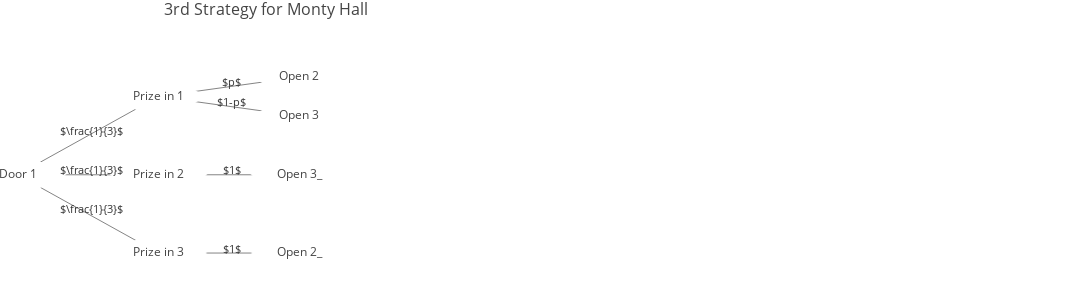

The cell this chart's notebook holds for it:
### Markdown cell above
### The Monty Hall Problem

This is a much discussed puzzle, based on an old American game show. You are told that a prize is equally likely to be found behind any one of three closed doors in front of you. You point to one of the doors. A friend opens for you one of the remaining two doors, after making sure that the prize is not behind it. At this point, you can stick to your initial choice, or switch to the other unopened door. You win the prize if it lies behind your final choice of a door. Consider the following strategies:

- Stick to your initial choice.

- Switch to the other unopened door.

- You first point to door 1. If door 2 is opened, you do not switch. If door 3 is opened, you switch.

Which is the best strategy?

Answer:

1st pick is right: $P =\frac{1}{3}$

1st pick is wrong: $P =1-\frac{1}{3} = \frac{2}{3}$

Regarding the first 2 points, switching is better because there's more probability of being wrong in the first pick.

For the 3rd point, a tree is drawn showing the branches of picking door 1 first:

### Code cell
#Create tree
door_nodes = {0:('Door 1',[1,4,6]), 1:('Prize in 1',[2,3]), 
              2:('Open 2',None), 3:('Open 3',None), 4:('Prize in 2',[5]),
              5:('Open 3_',None), 6:('Prize in 3',[7]), 7:('Open 2_',None)}#Underscore= node names can't be repeated

door_edges_labls = {'01':r'$\frac{1}{3}$','04':r'$\frac{1}{3}$','06':r'$\frac{1}{3}$','12':'$p$',
                   '13':'$1-p$','45':'$1$','67':'$1$'}

door_tree = TreeGraph(orientation='h',root=door_nodes[0][0],spread=0.5,gap=0.08,
              nodes=door_nodes,edge_weights=None,edge_labels=door_edges_labls)

door_tree.generic_plotly_plot("3rd Strategy for Monty Hall", 
                    title_pos=0.15, height=300, width=1200, legend=False)

display_math(r"p\text{ is the probability of opening either door 2 or 3 in the first branch, a number between 0-1}\
\\\text{If prize is in 1 and door 2 is opened you win with probability: }\frac{1}{3}\cdot p \
\\\text{If prize is in 1 and door 3 is opened you loose with probability: }\frac{1}{3}\cdot (1-p) \
\\\text{If prize is in 2 then door 3 is opend and you win with probability: }\frac{1}{3}\cdot 1 \
\\\text{If prize is in 3 then door 2 is opened and you loose with probability: }\frac{1}{3}\cdot 1 \
\\\text{Add the probabilities of winning: }(\frac{1}{3}\cdot p)+(\frac{1}{3})\\\text{if }p=0\text{ , } \
P(win)=\frac{1}{3}\text{ , if }p=1\text{ , }P(win)=\frac{2}{3}")

### Figure 1 — Plotly figure (JSON) as saved in the notebook; plotly's stock layout.template omitted (floating-point values rounded to 4 significant figures)
{"data": [{"marker": {"color": [], "showscale": false, "size": 0}, "mode": "text", "text": [], "type": "scatter", "uid": "7723d74b-44d7-409d-839b-97e5e50b7d92", "x": [], "y": []}, {"line": {"color": "#777", "width": 0.9}, "mode": "lines", "text": [], "type": "scatter", "uid": "27b97600-4192-442a-a69d-2874458ddeee", "x": [0, 0.08, null, 0, 0.08, null, 0, 0.08, null, 0.08, 0.16, null, 0.08, 0.16, null, 0.08, 0.16, null, 0.08, 0.16, null], "y": [0.5, 0.6667, null, 0.5, 0.5, null, 0.5, 0.3333, null, 0.6667, 0.7083, null, 0.6667, 0.625, null, 0.5, 0.5, null, 0.3333, 0.3333, null]}, {"marker": {"color": ["white", "white", "white", "white", "white", "white", "white", "white"], "showscale": false, "size": 70, "symbol": "diamond-wide"}, "mode": "markers+text", "name": "Nodes", "showlegend": false, "text": ["Door 1", "Prize in 1", "Prize in 2", "Prize in 3", "Open 2", "Open 3", "Open 3_", "Open 2_"], "textfont": {"size": 12}, "type": "scatter", "uid": "5737b647-9e7e-4685-acad-f1b6ad39b3a9", "x": [0, 0.08, 0.08, 0.08, 0.16, 0.16, 0.16, 0.16], "y": [0.5, 0.6667, 0.5, 0.3333, 0.7083, 0.625, 0.5, 0.3333]}], "layout": {"annotations": [{"align": "center", "arrowsize": 1, "arrowwidth": 1, "ax": 3, "ay": -5, "borderpad": 1, "font": {"color": "#333", "size": 11}, "showarrow": true, "text": "$\\frac{1}{3}$", "x": 0.04, "xref": "x", "y": 0.5833, "yref": "y"}, {"align": "center", "arrowsize": 1, "arrowwidth": 1, "ax": 3, "ay": -5, "borderpad": 1, "font": {"color": "#333", "size": 11}, "showarrow": true, "text": "$\\frac{1}{3}$", "x": 0.04, "xref": "x", "y": 0.5, "yref": "y"}, {"align": "center", "arrowsize": 1, "arrowwidth": 1, "ax": 3, "ay": -5, "borderpad": 1, "font": {"color": "#333", "size": 11}, "showarrow": true, "text": "$\\frac{1}{3}$", "x": 0.04, "xref": "x", "y": 0.4167, "yref": "y"}, {"align": "center", "arrowsize": 1, "arrowwidth": 1, "ax": 3, "ay": -5, "borderpad": 1, "font": {"color": "#333", "size": 11}, "showarrow": true, "text": "$p$", "x": 0.12, "xref": "x", "y": 0.6875, "yref": "y"}, {"align": "center", "arrowsize": 1, "arrowwidth": 1, "ax": 3, "ay": -5, "borderpad": 1, "font": {"color": "#333", "size": 11}, "showarrow": true, "text": "$1-p$", "x": 0.12, "xref": "x", "y": 0.6458, "yref": "y"}, {"align": "center", "arrowsize": 1, "arrowwidth": 1, "ax": 3, "ay": -5, "borderpad": 1, "font": {"color": "#333", "size": 11}, "showarrow": true, "text": "$1$", "x": 0.12, "xref": "x", "y": 0.5, "yref": "y"}, {"align": "center", "arrowsize": 1, "arrowwidth": 1, "ax": 3, "ay": -5, "borderpad": 1, "font": {"color": "#333", "size": 11}, "showarrow": true, "text": "$1$", "x": 0.12, "xref": "x", "y": 0.3333, "yref": "y"}], "autosize": true, "height": 300, "hovermode": "closest", "margin": {"b": 0, "l": 0, "r": 0, "t": 30}, "showlegend": false, "title": {"font": {"size": 16}, "text": "3rd Strategy for Monty Hall", "x": 0.15}, "width": 1200, "xaxis": {"range": [-0.01, 0.61], "showgrid": false, "showticklabels": false, "zeroline": false}, "yaxis": {"range": [0.2333, 0.8083], "showgrid": false, "showticklabels": false, "zeroline": false}}}
